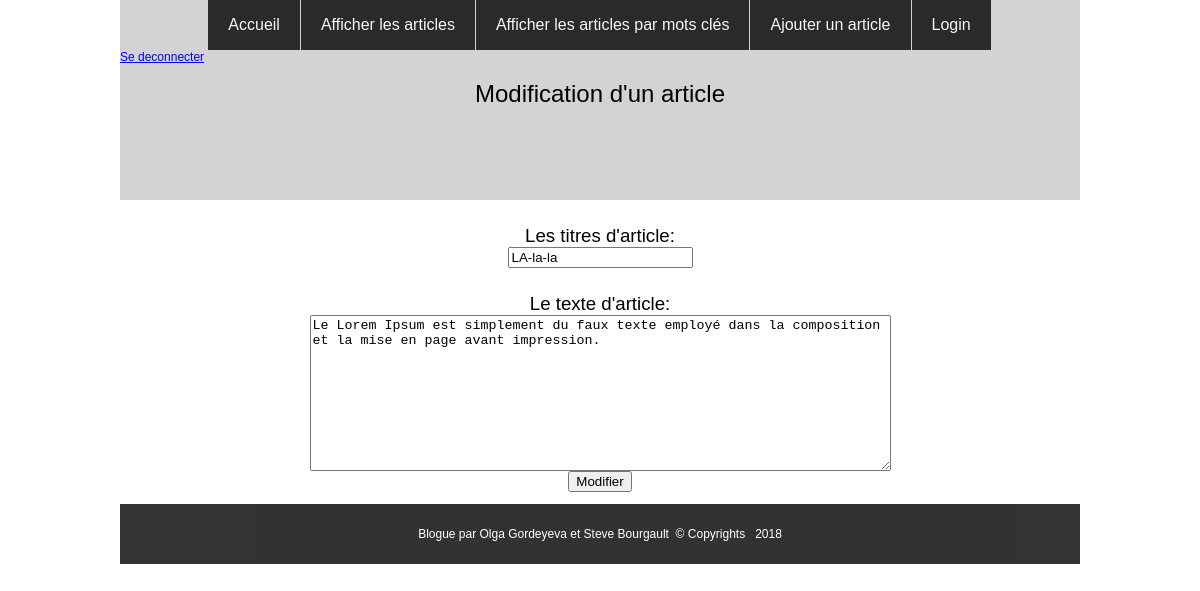
The app's page /index.php?action=FormModificationArticle&IDArticle=2 (signed in) with its own data.
### tables this page shows
CREATE TABLE article
(
	id int unsigned PRIMARY KEY AUTO_INCREMENT,
	titre varchar(50) NOT NULL,
	contenu text NOT NULL,
    idauteur int unsigned,
    FOREIGN KEY(idauteur) references usager(id)
);

### FonctionsDB.php (called while the page is built, shortened)
<?php
	function connect()
	{
		$c = mysqli_connect("localhost", "root", "", "blogue1");
		mysqli_query($c, "SET NAMES 'utf8'");
		return $c;
	}
	$connexion = connect();
    function GetArticleParID($ID)
	{
		global $connexion;
		$requete = "SELECT a.titre, a.contenu, a.id as IDArticle
					FROM article a
				  	WHERE a.id = $ID";
		$resultat = mysqli_query($connexion, $requete);
		return $resultat;
	}
?>

### vues/FormulaireModifArticle.php (the view, shortened to what this page needs)
<html lang="fr">
	<head>
		<link rel="stylesheet" href="css/style.css">
	</head>
	<body id="home">
		<header>
			<div class="topnav">
				<div class="menu">
					<a href="index.php?action=Accueil">Accueil</a>
					<a href="index.php?action=ListArticles">Afficher les articles</a>
					<a href="index.php?action=ListMotCle">Afficher les articles par mots clés</a>
					<a href='index.php?action=FormAjouteArticle'>Ajouter un article</a>
					<a href="index.php?action=Login">Login</a>
				</div>
				<a href='index.php?action=Logout'>Se deconnecter</a>
			</div>
			<h1>Modification d'un article</h1>
		</header>
		<main>
			<section class="article">
				<form method="POST" action="index.php">
					<h4>Les titres d'article:</h4>
					<input type="text" name="titre" value="<?=$rangee['titre'] ?>"/>
					<h4>Le texte d'article:</h4>
					<textarea rows="10" cols="70" name="text"><?=$rangee['contenu']?></textarea>
					<br>
					<input type="submit" value="Modifier">
				</form>
			</section>
		</main>
		<footer>
			<p> Blogue par Olga Gordeyeva et Steve Bourgault&nbsp; &copy; Copyrights &nbsp; 2018</p>
		</footer>
	</body>
</html>

### css/style.css (style rules this page uses)
h1, h2, h3, h4, h5, h6 { font-weight:normal; font-family:'Trajan Pro', Arial, Helvetica, sans-serif; padding:0; text-align: center; }
body { margin:0; font-family:'Trajan Pro', Arial, Helvetica, sans-serif; font-size:12px; }
header { width:80%; background-color: lightgrey; height:200px; margin: auto; }
.menu { display:flex; flex-flow:row; justify-content:center; width:100%; }
.menu a { display:flex; align-items:center; min-height:50px; color: white; margin: 0; text-decoration: none; text-align: center; background-color: black; opacity: 0.8; margin-right: 1px; padding-left: 20px; padding-right: 20px; font-size:12pt; }
main { width:80%; margin: 0 auto; text-align:center; }
section.article { width:100%; min-height:200px; background-color: white; }
h4 { font-size:14pt; margin-bottom:0px; }
footer { background-color:black; opacity:0.8; margin: 0 auto; text-align: center; width:80%; height:60px; color: white; display: flex; justify-content: center; align-items: center; }

### records on screen
article: titre "LA-la-la", text "Le Lorem Ipsum est simplement du faux texte employé dans la composition et la mise en page avant impression."
